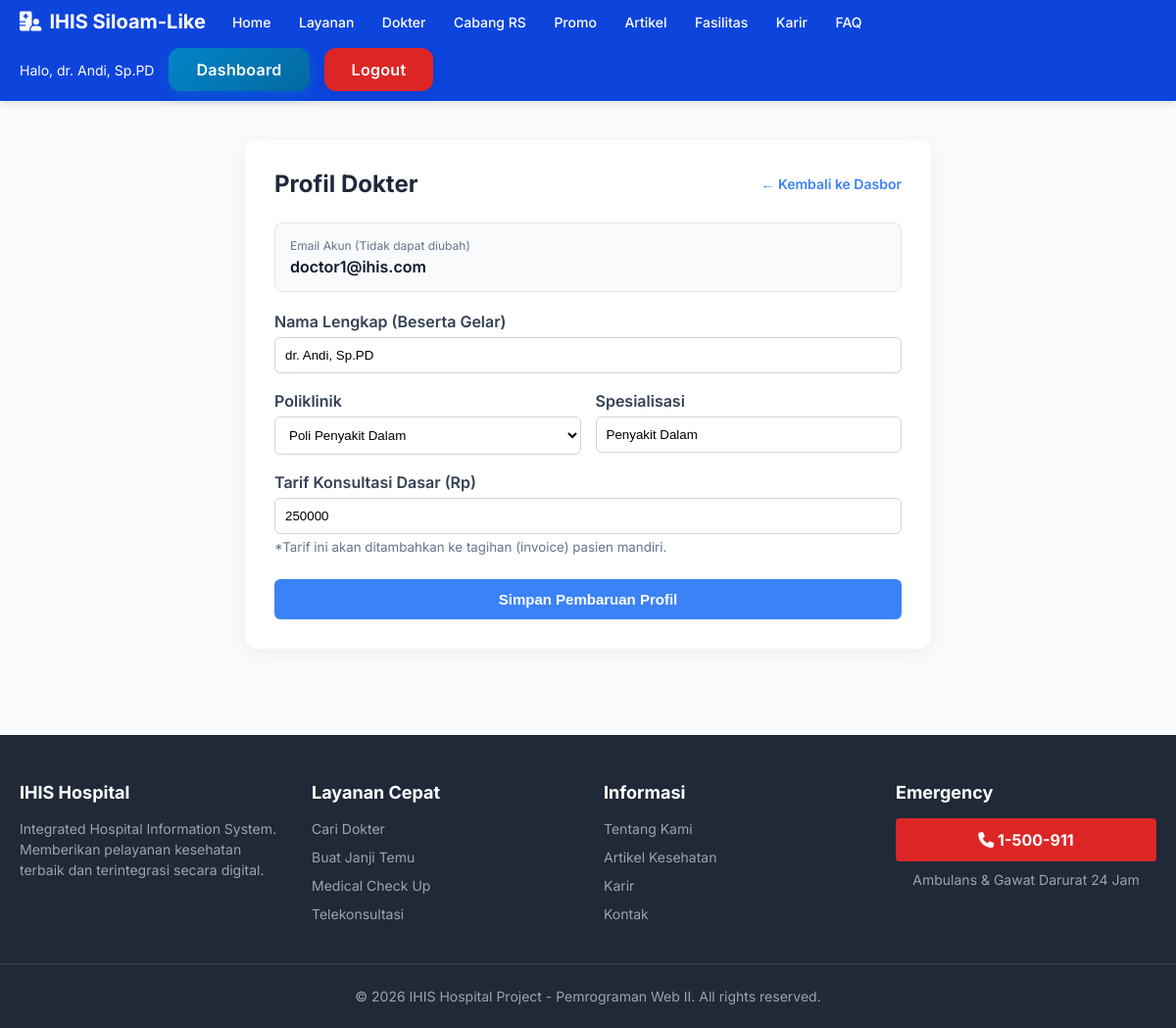
/index.php?page=doctor_profile (signed in), run on the app's committed database.
### tables this page shows
CREATE TABLE `doctors` (
  `id` int(11) NOT NULL,
  `user_id` int(11) NOT NULL,
  `poly_id` int(11) NOT NULL,
  `full_name` varchar(150) NOT NULL,
  `specialty` varchar(100) NOT NULL,
  `fee` decimal(10,2) NOT NULL DEFAULT 0.00,
  `status` enum('ACTIVE','INACTIVE') DEFAULT 'ACTIVE',
  `created_at` timestamp NULL DEFAULT current_timestamp()
);

CREATE TABLE `users` (
  `id` int(11) NOT NULL,
  `email` varchar(100) NOT NULL,
  `password` varchar(255) NOT NULL,
  `role` enum('admin','patient','doctor','officer') DEFAULT 'patient',
  `created_at` timestamp NULL DEFAULT current_timestamp()
);

CREATE TABLE `poly` (
  `id` int(11) NOT NULL,
  `name` varchar(100) NOT NULL,
  `description` text DEFAULT NULL,
  `created_at` timestamp NULL DEFAULT current_timestamp()
);

### index.php (called while the page is built, shortened)
<?php
$page = isset($_GET['page']) ? $_GET['page'] : 'home';
require_once 'includes/header.php';
require_once "pages/{$page}.php";
require_once 'includes/footer.php';
?>

### pages/doctor_profile.php (the view, shortened to what this page needs)
<?php
$user_id = $_SESSION['user_id'];
$polys = [];
try {
    $stmt_poly = $pdo->query("SELECT id, name FROM poly ORDER BY name ASC");
    $polys = $stmt_poly->fetchAll(PDO::FETCH_ASSOC);
} catch (PDOException $e) {
    $error = "Gagal memuat data poliklinik.";
}
try {
    $stmt = $pdo->prepare("
        SELECT d.*, u.email
        FROM doctors d
        JOIN users u ON d.user_id = u.id
        WHERE d.user_id = ?
    ");
    $stmt->execute([$user_id]);
    $doctor = $stmt->fetch(PDO::FETCH_ASSOC);
} catch (PDOException $e) {
    $error = "Gagal memuat profil: " . $e->getMessage();
}
?>
<div class="doctor-profile-container" style="max-width: 700px; margin: 40px auto; padding: 30px; background: #ffffff; border-radius: 12px; box-shadow: 0 4px 15px rgba(0,0,0,0.05);">
    <div style="display: flex; justify-content: space-between; align-items: center; margin-bottom: 25px;">
        <h2 style="color: #1e293b; margin: 0; font-size: 24px;">Profil Dokter</h2>
        <a href="index.php?page=doctor_dashboard" style="color: #3b82f6; text-decoration: none; font-weight: 600; font-size: 14px;">&larr; Kembali ke Dasbor</a>
    </div>
    <form action="index.php?page=doctor_profile" method="POST">
        <div style="background: #f8fafc; padding: 15px; border-radius: 8px; margin-bottom: 20px; border: 1px solid #e2e8f0;">
            <label style="display:block; font-size:12px; color:#64748b; margin-bottom:4px;">Email Akun (Tidak dapat diubah)</label>
            <div style="font-weight:600; color:#0f172a;"><?= htmlspecialchars($doctor['email'] ?? '-') ?></div>
        </div>
        <div style="margin-bottom: 18px;">
            <label style="display:block; font-weight:600; margin-bottom:6px; color:#334155;">Nama Lengkap (Beserta Gelar)</label>
            <input type="text" name="full_name" value="<?= htmlspecialchars($doctor['full_name'] ?? '') ?>" required style="width:100%; padding:10px; border:1px solid #cbd5e1; border-radius:6px;">
        </div>
        <div style="display: grid; grid-template-columns: 1fr 1fr; gap: 15px; margin-bottom: 18px;">
            <div>
                <label style="display:block; font-weight:600; margin-bottom:6px; color:#334155;">Poliklinik</label>
                <select name="poly_id" required style="width:100%; padding:10px; border:1px solid #cbd5e1; border-radius:6px; background: white;">
                    <?php foreach ($polys as $poly): ?>
                        <option value="<?= $poly['id'] ?>" <?= ($doctor['poly_id'] ?? '') == $poly['id'] ? 'selected' : '' ?>>
                            <?= htmlspecialchars($poly['name']) ?>
                        </option>
                    <?php endforeach; ?>
                </select>
            </div>
            <div>
                <label style="display:block; font-weight:600; margin-bottom:6px; color:#334155;">Spesialisasi</label>
                <input type="text" name="specialty" value="<?= htmlspecialchars($doctor['specialty'] ?? '') ?>" required placeholder="Contoh: Jantung, Anak, Umum" style="width:100%; padding:10px; border:1px solid #cbd5e1; border-radius:6px;">
            </div>
        </div>
        <div style="margin-bottom: 25px;">
            <label style="display:block; font-weight:600; margin-bottom:6px; color:#334155;">Tarif Konsultasi Dasar (Rp)</label>
            <input type="number" name="fee" value="<?= htmlspecialchars((int)($doctor['fee'] ?? 0)) ?>" required style="width:100%; padding:10px; border:1px solid #cbd5e1; border-radius:6px;">
            <small style="color: #64748b; margin-top: 5px; display: block;">*Tarif ini akan ditambahkan ke tagihan (invoice) pasien mandiri.</small>
        </div>
        <button type="submit" style="background: #3b82f6; color: white; border: none; padding: 12px; border-radius: 6px; font-weight: 600; font-size: 15px; width: 100%; cursor: pointer;">
            Simpan Pembaruan Profil
        </button>
    </form>
</div>

### assets/css/global.css (style rules this page uses)
:root { --primary-color: #0d44dc; --primary-hover: #2563eb; --danger-color: #dc2626; --danger-hover: #ef4444; --bg-light: #f9fafb; --text-main: #1f2937; --text-muted: #6b7280; --white: #ffffff; --font-family: 'Inter', sans-serif; }
* { margin: 0; padding: 0; box-sizing: border-box; }
body { font-family: var(--font-family); background-color: var(--bg-light); color: var(--text-main); display: flex; flex-direction: column; min-height: 100vh; }
a { text-decoration: none; color: inherit; }

### data on the page
doctors: user.email "doctor1@ihis.com", full_name "dr. Andi, Sp.PD", poly_id "Poli Penyakit Dalam", specialty "Penyakit Dalam", fee "250000"

### other printed values
$_SESSION['user_name'] "dr. Andi, Sp.PD"
